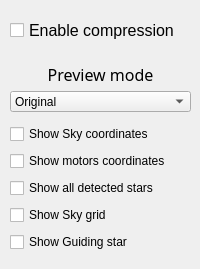
       <widget class="QWidget" name="Mott">
        <attribute name="title">
         <string>Preview</string>
        </attribute>
        <widget class="QWidget" name="verticalLayoutWidget_8">
         <property name="geometry">
          <rect>
           <x>10</x>
           <y>60</y>
           <width>181</width>
           <height>55</height>
          </rect>
         </property>
         <layout class="QVBoxLayout" name="verticalLayout_10">
          <property name="topMargin">
           <number>3</number>
          </property>
          <property name="bottomMargin">
           <number>3</number>
          </property>
          <item>
           <widget class="QLabel" name="label_8">
            <property name="font">
             <font>
              <family>Segoe MDL2 Assets</family>
              <pointsize>12</pointsize>
             </font>
            </property>
            <property name="text">
             <string>Preview mode</string>
            </property>
            <property name="alignment">
             <set>Qt::AlignmentFlag::AlignCenter</set>
            </property>
           </widget>
          </item>
          <item>
           <widget class="QComboBox" name="comboBox_preview">
            <item>
             <property name="text">
              <string>Original</string>
             </property>
            </item>
            <item>
             <property name="text">
              <string>Binarized</string>
             </property>
            </item>
            <item>
             <property name="text">
              <string>No background, sqrt</string>
             </property>
            </item>
           </widget>
          </item>
         </layout>
        </widget>
        <widget class="QWidget" name="verticalLayoutWidget_11">
         <property name="geometry">
          <rect>
           <x>10</x>
           <y>10</y>
           <width>181</width>
           <height>41</height>
          </rect>
         </property>
         <layout class="QVBoxLayout" name="verticalLayout_13">
          <item>
           <widget class="QCheckBox" name="checkBox">
            <property name="font">
             <font>
              <pointsize>12</pointsize>
             </font>
            </property>
            <property name="text">
             <string>Enable compression</string>
            </property>
           </widget>
          </item>
         </layout>
        </widget>
        <widget class="QWidget" name="verticalLayoutWidget_14">
         <property name="geometry">
          <rect>
           <x>10</x>
           <y>120</y>
           <width>181</width>
           <height>140</height>
          </rect>
         </property>
         <layout class="QVBoxLayout" name="verticalLayout_16">
          <property name="topMargin">
           <number>3</number>
          </property>
          <property name="bottomMargin">
           <number>3</number>
          </property>
          <item>
           <widget class="QCheckBox" name="checkBox_show_sky_coo">
            <property name="text">
             <string>Show Sky coordinates</string>
            </property>
           </widget>
          </item>
          <item>
           <widget class="QCheckBox" name="checkBox_show_motor_coo">
            <property name="text">
             <string>Show motors coordinates</string>
            </property>
           </widget>
          </item>
          <item>
           <widget class="QCheckBox" name="checkBox_show_all_detected">
            <property name="text">
             <string>Show all detected stars</string>
            </property>
           </widget>
          </item>
          <item>
           <widget class="QCheckBox" name="checkBox_show_sky_grid">
            <property name="text">
             <string>Show Sky grid</string>
            </property>
           </widget>
          </item>
          <item>
           <widget class="QCheckBox" name="checkBox_show_guiding_star">
            <property name="text">
             <string>Show Guiding star</string>
            </property>
           </widget>
          </item>
         </layout>
        </widget>
       </widget>
